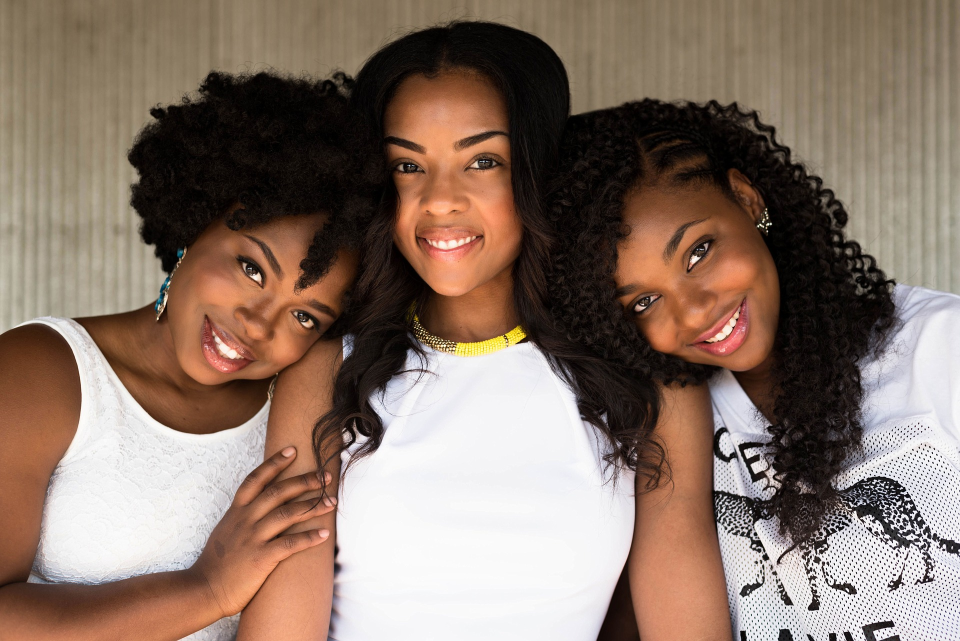
#> input picture 23. 사진에 얼굴만 찾아 모자이크 처리/샘플사진.jpg, 1920 x 1282 px (shown at 1/2 size)
$ python main23-2.py
#> lines starting #> are read from the running program, lines starting #| are printed output that depends on the picture; after the words box and inside, x2 and y2 are one past the last pixel; in counts of white or black regions, pixels touching at a corner belong together
import numpy as np
import cv2

face_cascade = cv2.CascadeClassifier(cv2.data.haarcascades + 'haarcascade_frontalface_default.xml')
eye_cascade = cv2.CascadeClassifier(cv2.data.haarcascades + 'haarcascade_eye.xml')

ff = np.fromfile(r'23. 사진에 얼굴만 찾아 모자이크 처리\샘플사진.jpg', np.uint8)
img = cv2.imdecode(ff, cv2.IMREAD_UNCHANGED)
#> img is the input picture: shape (1282, 1920, 3); mean B, G, R 104.5, 117.1, 137.4
img = cv2.resize(img, dsize=(0, 0), fx=1.0, fy=1.0, interpolation=cv2.INTER_LINEAR)

gray = cv2.cvtColor(img, cv2.COLOR_BGR2GRAY)
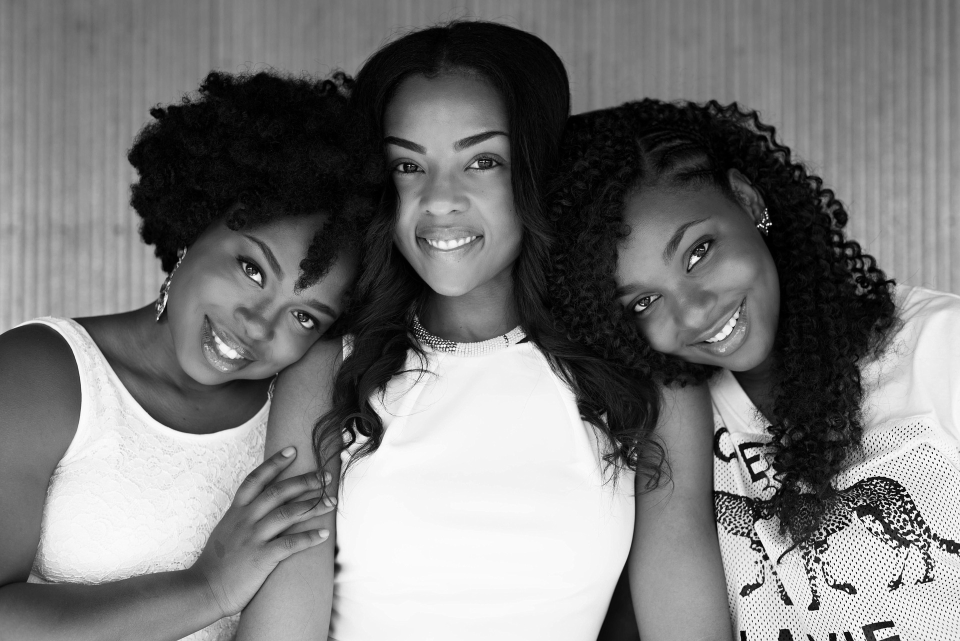
#> gray: shape (1282, 1920) (shown at 1/2 size); min 0, max 255, mean 121.7

faces = face_cascade.detectMultiScale(gray, 1.2,5)
#> faces = [[728, 216, 342, 342]]
for (x,y,w,h) in faces:
    face_img = img[y:y+h, x:x+w]
    #탐지된 얼굴부분을 자른다
    face_img = cv2.resize(face_img, dsize=(0, 0), fx=0.1, fy=0.1)
    #이미지를 축소한다
    face_img = cv2.resize(face_img, (w, h), interpolation=cv2.INTER_AREA)
    #이미지 확대
    img[y:y+h, x:x+w] = face_img
#> this loop made 1 pass
#> pass 1, `face_img = img[y:y+h, x:x+w]`:
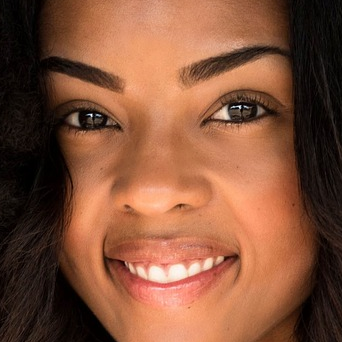
#> face_img: shape (342, 342, 3); mean B, G, R 58.2, 82.5, 131.4
#> pass 1, `face_img = cv2.resize(face_img, dsize=(0, 0), fx=0.1, fy=0.1)`:
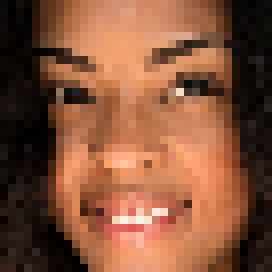
#> face_img: shape (34, 34, 3) (shown 8 times larger); mean B, G, R 58.4, 82.8, 132.1
#> after the loop:
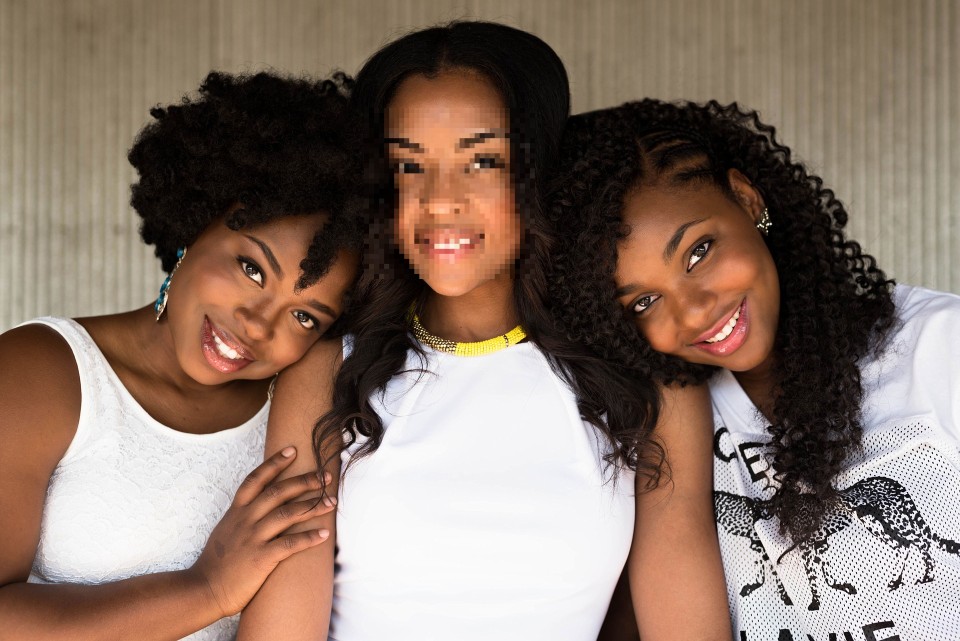
#> img: shape (1282, 1920, 3) (shown at 1/2 size); 4.68% of pixels changed, all inside (x1, y1, x2, y2) = (728, 216, 1070, 558)
    #자른 이미지를 축소 확대한 이미지로 대체한다

cv2.imshow('face find', img)
cv2.waitKey(0)
cv2.destroyAllWindows()
